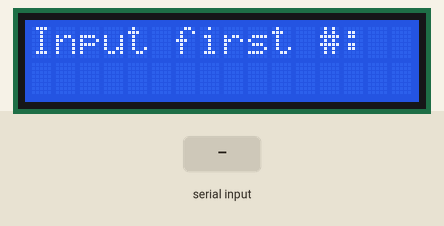
The sketch below on a simulated Arduino Uno, built with avr-gcc and run on an emulated ATmega328P. On the bench: 16×2 character LCD. The test bench sets the inputs (shaded band).

Above: at 6.2 s.
6.3 s: "90/45\n" received over Serial
At 6.8 s:
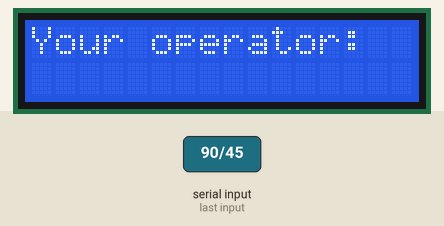
At 8.3 s:
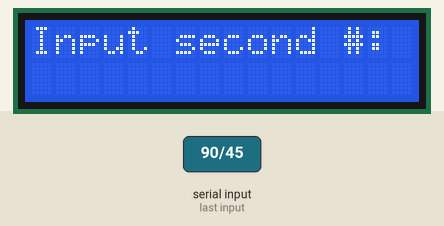
8.8 s: "+" received over Serial
At 10.7 s:
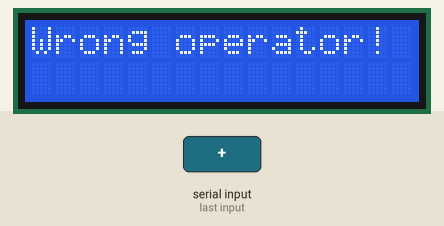
Timing chart, 0 to 12.2 s (numbered marks = the images above; inputs shaded):
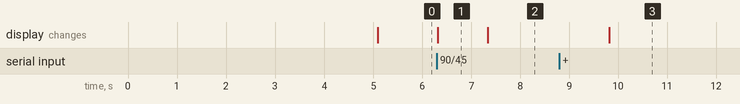

Measured:
- after the input at 6.3 s, the display: changes at once (image 1)
- after the input at 8.8 s, the display: changes after 1.0 s (image 3)
- what the display in image 1 shows lasts 1.0 s, from 6.3 s to 7.3 s

The sketch:

LCD_CALC.ino
```cpp
#include <LiquidCrystal_I2C.h>
#include <Wire.h>

LiquidCrystal_I2C lcd = LiquidCrystal_I2C(0x27, 16, 2);
int n1;
int n2;
int res;
String op;
byte Heart[] = {   // 5 *8
  B00000,
  B01010,
  B11111,
  B11111,
  B01110,
  B00100,
  B00000,
  B00000
};

String combineString(int n1, int n2, String op, int res) {
  String myRes = n1 + op  + n2 + "=" + res;
  return myRes;
}


void setup() {
  // put your setup code here, to run once:
  Serial.begin(9600);
  lcd.init();
  lcd.backlight();
  lcd.createChar(0, Heart);
  lcd.setCursor(0,0);
  lcd.setCursor(0, 1);
  lcd.write(0);
  delay(5000);

}

void loop() {
  // put your main code here, to run repeatedly:
  lcd.clear();
  lcd.setCursor(0, 0);
  lcd.print("Input first #:");
  while (Serial.available() == 0);
  n1 = Serial.parseInt();
  lcd.clear();
  lcd.print("Your operator:");
  while (Serial.available() == 0);
  op = Serial.readString();
  lcd.clear();
  lcd.print("Input second #:");
  while (Serial.available() == 0);
  n2 = Serial.parseInt();
  boolean correct = false;
  if (op == "+") {
    res = n1 + n2;
    correct = true;
  } else {
    if (op == "-") {
      res = n1 - n2;
      correct = true;
    } else {
      if (op == "*") {
        res = n1 * n2;
        correct = true;
      } else {
        if (op == "/") {
          if (n2 == 0) {
            lcd.clear();
            lcd.print("lol[#/0]");
          } else {
            res = n1 / n2;
            correct = true;
          }
        } else {
          lcd.clear();
          lcd.print("Wrong operator!");
        }
      }
    }
  }
  if (correct) {
    lcd.clear();
    lcd.print("result :");
    lcd.setCursor(0,1);
    String stres = combineString(n1, n2, op, res);
    lcd.print(stres);
  }
  delay(5000);
}
```
